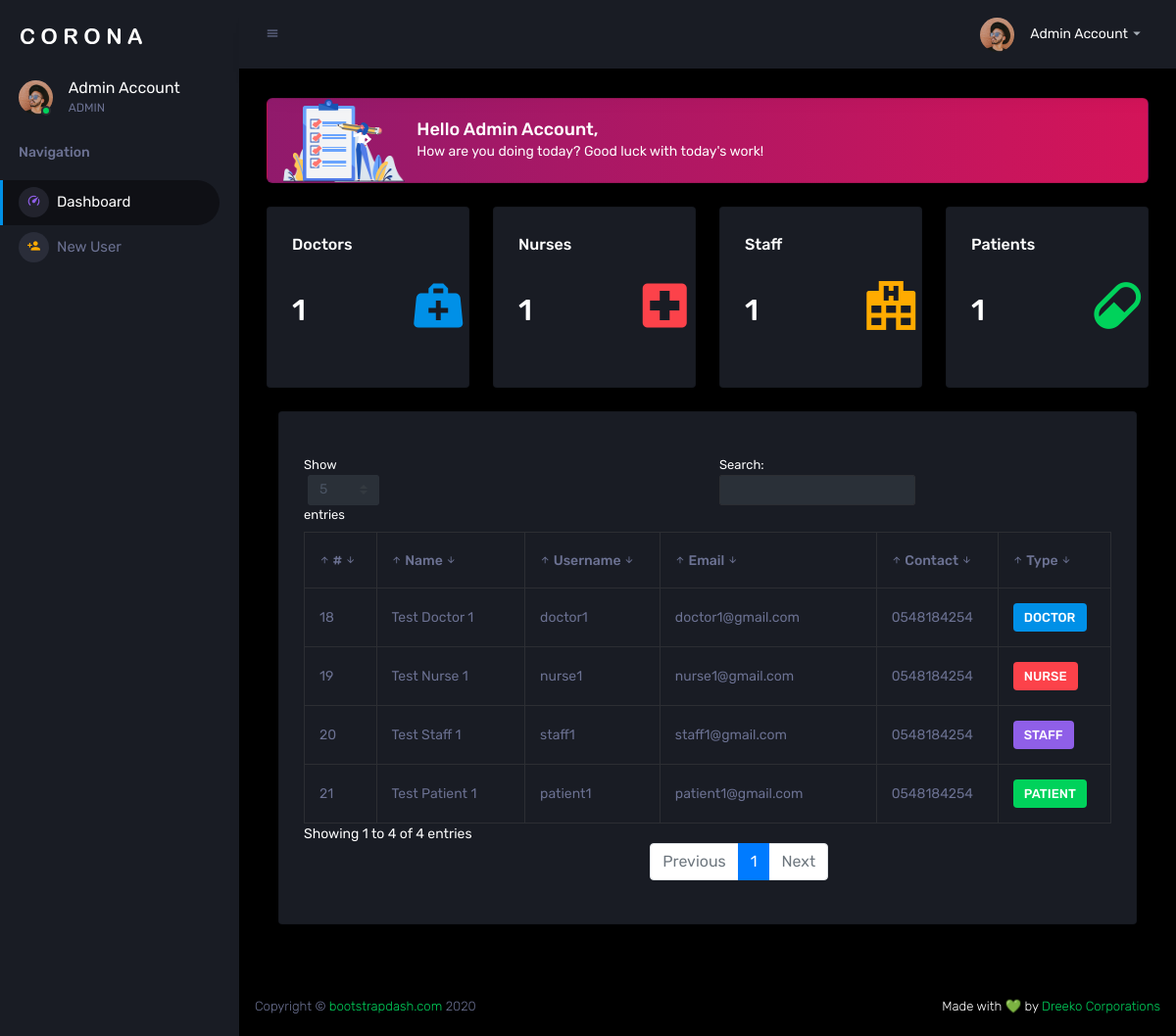
/admin/index.php (signed in), run on the app's committed database.
### tables this page shows
CREATE TABLE IF NOT EXISTS `users` (
  `user_id` int(11) NOT NULL AUTO_INCREMENT,
  `full_name` varchar(200) NOT NULL,
  `username` varchar(100) NOT NULL,
  `email` varchar(200) NOT NULL,
  `contact` varchar(10) NOT NULL,
  `address` text DEFAULT NULL,
  `password` varchar(250) NOT NULL,
  `user_type` enum('ADMIN','DOCTOR','NURSE','STAFF','PATIENT') NOT NULL,
  `user_status` enum('ACTIVE','BLOCKED') NOT NULL DEFAULT 'ACTIVE',
  PRIMARY KEY (`user_id`)
);

### api/getLists.php (called while the page is built, shortened)
<?php
require_once '../includes/dbOperations.php';
$response = array();
if (isset($_SESSION['user_id'])) {
    $db = new DbOperations();
    $users_admin = $db->getUsers();
    $users = $db->getUsers();
    $doctor_count = 0;
    $nurse_count = 0;
    $staff_count = 0;
    $patient_count = 0;
    while ($row = mysqli_fetch_array($users)) {
        if ($row['user_type'] == 'DOCTOR') {
            $doctor_count = $doctor_count += 1;
        } elseif ($row['user_type'] == 'NURSE') {
            $nurse_count = $nurse_count += 1;
        } elseif ($row['user_type'] == 'STAFF') {
            $staff_count = $staff_count += 1;
        } elseif ($row['user_type'] == 'PATIENT') {
            $patient_count = $patient_count += 1;
        }
    }
} else {
    $_SESSION['error'] = "Session timed out. Please login to continue.";
    $response['error'] = true;
    $response['message'] = "Session timed out. Please login to continue.";
}

### includes/dbOperations.php (called while the page is built, shortened)
<?php
class DbOperations
{
    private $con;
    public function __construct()
    {
        require_once dirname(__FILE__) . '/dbConnection.php';
        $db = new DbConnect();
        $this->con = $db->connect();
    }
    public function getUsers()
    {
        $stmt = $this->con->prepare("SELECT * FROM `users` WHERE `user_type` != 'ADMIN' AND `user_status` = 'ACTIVE'");
        $stmt->execute();
        return $stmt->get_result();
    }
}

### includes/dbConnection.php (called while the page is built, shortened)
<?php
class DbConnect
{
    public function connect()
    {
        $this->con = new mysqli(DB_HOST, DB_USER, DB_PASSWORD, DB_NAME);
        return $this->con;
    }
}

### admin/index.php (the view, shortened to what this page needs)
<!DOCTYPE html>
<html lang="en">
<head>
  <link rel="stylesheet" href="../assets/vendors/mdi/css/materialdesignicons.min.css">
  <link rel="stylesheet" href="../assets/vendors/css/vendor.bundle.base.css">
  <link rel="stylesheet" href="../assets/css/style.css">
  <link rel="stylesheet" href="https://cdn.jsdelivr.net/npm/@sweetalert2/theme-dark@3/dark.css">
</head>
<body>
  <div class="container-scroller">
    <?php
$currentPage = 'dashboard';
include 'sidebar.php';
?>
    <div class="container-fluid page-body-wrapper">
      <?php include 'navbar.php';?>
      <div class="main-panel">
        <div class="content-wrapper">
          <div class="row">
            <div class="col-12 grid-margin stretch-card">
              <div class="card corona-gradient-card">
                <div class="card-body py-0 px-0 px-sm-3">
                  <div class="row align-items-center">
                    <div class="col-4 col-sm-3 col-xl-2">
                      <img src="../assets/images/dashboard/Group126@2x.png" class="gradient-corona-img img-fluid" alt="">
                    </div>
                    <div class="col-5 col-sm-7 col-xl-8 p-0">
                      <h4 class="mb-1 mb-sm-0">Hello <?php echo $_SESSION['full_name']; ?>,</h4>
                      <p class="mb-0 font-weight-normal d-none d-sm-block">How are you doing today? Good luck with
                        today's work!</p>
                    </div>
                  </div>
                </div>
              </div>
            </div>
          </div>
          <?php include 'top-cards.php';?>
          </div>
          <div class="col-lg-12 grid-margin stretch-card">
            <div class="card">
              <div class="card-body">
                <div class="table-responsive">
                  <table id="usersTable" class="table table-bordered">
                    <thead>
                      <tr>
                        <th width="10"> # </th>
                        <th> Name </th>
                        <th width="10"> Username </th>
                        <th> Email </th>
                        <th width="10"> Contact </th>
                        <th width="10"> Type </th>
                      </tr>
                    </thead>
                    <tbody>
                    <?php
while ($row = mysqli_fetch_array($users_admin)):
    $user_type = $row['user_type'];
    ?>
			                      <tr>
			                        <td> <?php echo $row['user_id'] ?> </td>
			                        <td> <?php echo $row['full_name'] ?> </td>
			                        <td> <?php echo $row['username'] ?> </td>
			                        <td> <?php echo $row['email'] ?> </td>
			                        <td> <?php echo $row['contact'] ?> </td>
                              <td>
                              <label class="badge
                              <?php
                              if ($user_type == 'DOCTOR') {echo 'badge-primary';}
                              elseif ($user_type == 'NURSE') {echo 'badge-danger';}
                              elseif ($user_type == 'STAFF') {echo 'badge-info';}
                              elseif ($user_type == 'PATIENT') {echo 'badge-success';}
                              ?>">
	                            <?php echo $row['user_type'] ?>
	                            </label>
                              </td>
                      </tr>
                      <?php
endwhile;
?>
                    </tbody>
                  </table>
                </div>
              </div>
            </div>
          </div>
        </div>
        <?php include '../footer.php';?>
      </div>
    </div>
  </div>
</body>
</html>

### admin/sidebar.php (shortened to what this page needs)
<nav class="sidebar sidebar-offcanvas" id="sidebar">
  <div class="sidebar-brand-wrapper d-none d-lg-flex align-items-center justify-content-center fixed-top">
    <a class="sidebar-brand brand-logo" href="index.php"><img src="../assets/images/logo.svg" alt="logo" /></a>
  </div>
  <ul class="nav">
    <li class="nav-item profile">
      <div class="profile-desc">
        <div class="profile-pic">
          <div class="count-indicator">
            <img class="img-xs rounded-circle " src="../assets/images/faces/face15.jpg" alt="">
            <span class="count bg-success"></span>
          </div>
          <div class="profile-name">
            <h5 class="mb-0 font-weight-normal"><?php echo $_SESSION['full_name']; ?></h5>
            <span><?php echo $_SESSION['user_type']; ?></span>
          </div>
        </div>
    </li>
    <li class="nav-item nav-category">
      <span class="nav-link">Navigation</span>
    </li>
    <li class="nav-item menu-items <?php if ($currentPage == 'dashboard') {echo 'active';}?>">
      <a class="nav-link" href="index.php">
        <span class="menu-icon">
          <i class="mdi mdi-speedometer"></i>
        </span>
        <span class="menu-title">Dashboard</span>
      </a>
    </li>
    <li class="nav-item menu-items <?php if ($currentPage == 'new-user') {echo 'active';}?>">
      <a class="nav-link" href="new-user.php">
        <span class="menu-icon">
          <i class="mdi mdi-account-plus"></i>
        </span>
        <span class="menu-title">New User</span>
      </a>
    </li>
  </ul>
</nav>

### admin/navbar.php (shortened to what this page needs)
<nav class="navbar p-0 fixed-top d-flex flex-row">
  <div class="navbar-menu-wrapper flex-grow d-flex align-items-stretch">
    <button class="navbar-toggler navbar-toggler align-self-center" type="button" data-toggle="minimize">
      <span class="mdi mdi-menu"></span>
    </button>
    <ul class="navbar-nav navbar-nav-right">
      <li class="nav-item dropdown">
        <a class="nav-link" id="profileDropdown" href="#" data-toggle="dropdown">
          <div class="navbar-profile">
            <img class="img-xs rounded-circle" src="../assets/images/faces/face15.jpg" alt="">
            <p class="mb-0 d-none d-sm-block navbar-profile-name"><?php echo $_SESSION['full_name']; ?></p>
            <i class="mdi mdi-menu-down d-none d-sm-block"></i>
          </div>
        </a>
      </li>
    </ul>
  </div>
</nav>

### admin/top-cards.php
<?php
require_once '../api/getLists.php';
?>
          <div class="row">
            <div class="col-sm-3 grid-margin">
              <div class="card">
                <div class="card-body">
                  <h5>Doctors</h5>
                  <div class="row">
                    <div class="col-8 col-sm-12 col-xl-8 my-auto">
                      <div class="d-flex d-sm-block d-md-flex align-items-center">
                        <h2 class="mb-0"><?php echo $doctor_count; ?></h2>
                      </div>
                    </div>
                    <div class="col-4 col-sm-12 col-xl-4 text-center text-xl-right">
                      <i class="icon-lg mdi mdi-medical-bag text-primary ml-auto"></i>
                    </div>
                  </div>
                </div>
              </div>
            </div>
            <div class="col-sm-3 grid-margin">
              <div class="card">
                <div class="card-body">
                  <h5>Nurses</h5>
                  <div class="row">
                    <div class="col-8 col-sm-12 col-xl-8 my-auto">
                      <div class="d-flex d-sm-block d-md-flex align-items-center">
                        <h2 class="mb-0"><?php echo $nurse_count; ?></h2>
                      </div>
                    </div>
                    <div class="col-4 col-sm-12 col-xl-4 text-center text-xl-right">
                      <i class="icon-lg mdi mdi-hospital text-danger ml-auto"></i>
                    </div>
                  </div>
                </div>
              </div>
            </div>
            <div class="col-sm-3 grid-margin">
              <div class="card">
                <div class="card-body">
                  <h5>Staff</h5>
                  <div class="row">
                    <div class="col-8 col-sm-12 col-xl-8 my-auto">
                      <div class="d-flex d-sm-block d-md-flex align-items-center">
                        <h2 class="mb-0"><?php echo $staff_count; ?></h2>
                      </div>
                    </div>
                    <div class="col-4 col-sm-12 col-xl-4 text-center text-xl-right">
                      <i class="icon-lg mdi mdi-hospital-building text-warning ml-auto"></i>
                    </div>
                  </div>
                </div>
              </div>
            </div>
            <div class="col-sm-3 grid-margin">
              <div class="card">
                <div class="card-body">
                  <h5>Patients</h5>
                  <div class="row">
                    <div class="col-8 col-sm-12 col-xl-8 my-auto">
                      <div class="d-flex d-sm-block d-md-flex align-items-center">
                        <h2 class="mb-0"><?php echo $patient_count; ?></h2>
                      </div>
                    </div>
                    <div class="col-4 col-sm-12 col-xl-4 text-center text-xl-right">
                      <i class="icon-lg mdi mdi-pill text-success ml-auto"></i>
                    </div>
                  </div>
                </div>
              </div>
            </div>

### footer.php
<footer class="footer">
  <div class="d-sm-flex justify-content-center justify-content-sm-between">
    <span class="text-muted text-center text-sm-left d-block d-sm-inline-block">Copyright © <a
        href="https://www.bootstrapdash.com/" target="_blank">bootstrapdash.com </a>2020</span>
    <span class="float-none float-sm-right d-block mt-1 mt-sm-0 text-center">
      Made with &#128154; by
      <a href="https://www.bootstrapdash.com/bootstrap-admin-template/" target="_blank"> Dreeko Corporations
      </a>
    </span>
  </div>
</footer>

### data on the page
users: user_id "18", full_name "Test Doctor 1", username "doctor1", email "doctor1@gmail.com", contact "0548184254", user_type "DOCTOR"
users: user_id "19", full_name "Test Nurse 1", username "nurse1", email "nurse1@gmail.com", contact "0548184254", user_type "NURSE"
users: user_id "20", full_name "Test Staff 1", username "staff1", email "staff1@gmail.com", contact "0548184254", user_type "STAFF"
users: user_id "21", full_name "Test Patient 1", username "patient1", email "patient1@gmail.com", contact "0548184254", user_type "PATIENT"

### other printed values
$_SESSION['full_name'] "Admin Account"
$_SESSION['user_type'] "ADMIN"
$doctor_count "1"
$nurse_count "1"
$staff_count "1"
$patient_count "1"
